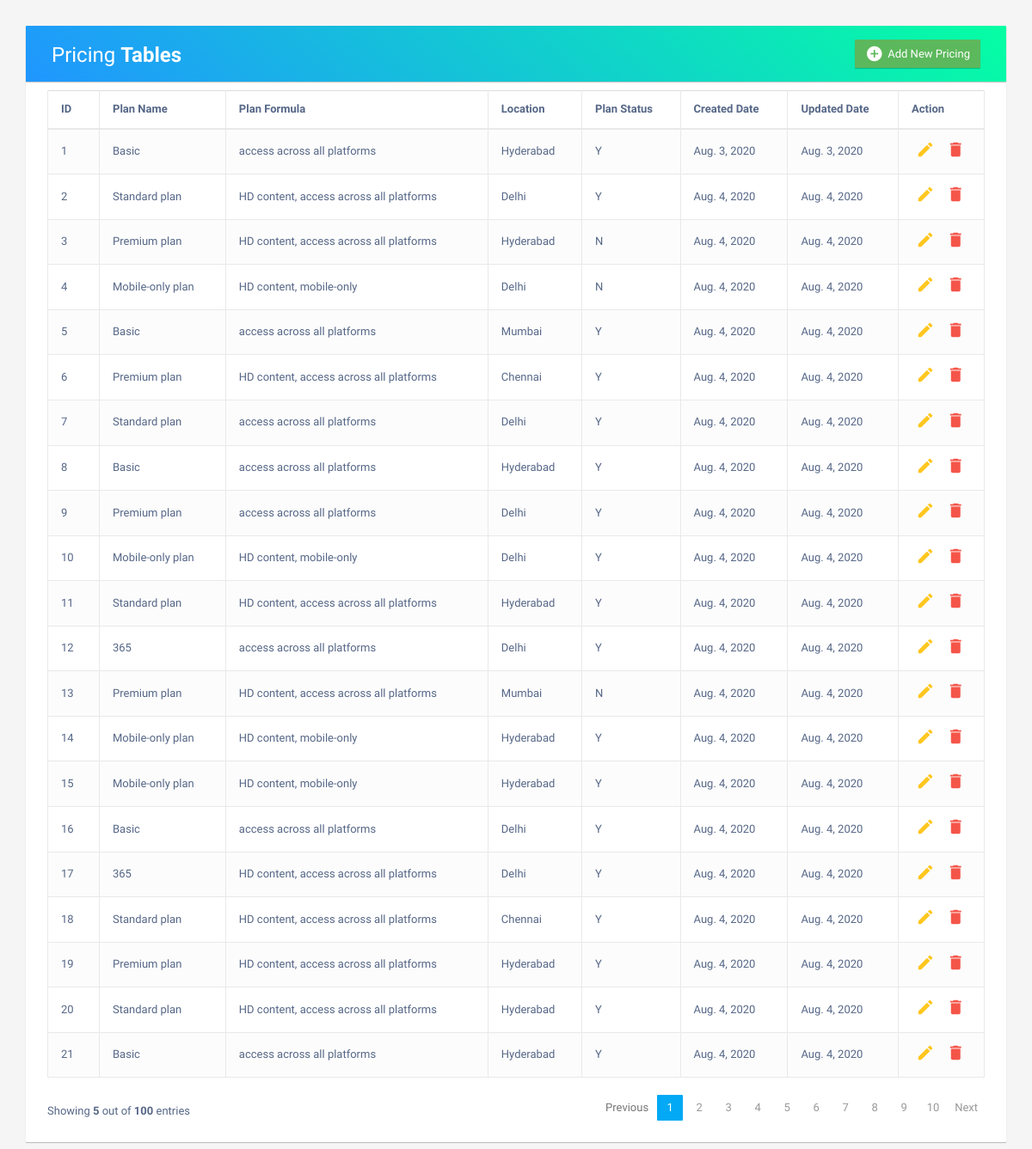
The page /dashboard/ on the database as committed earlier.
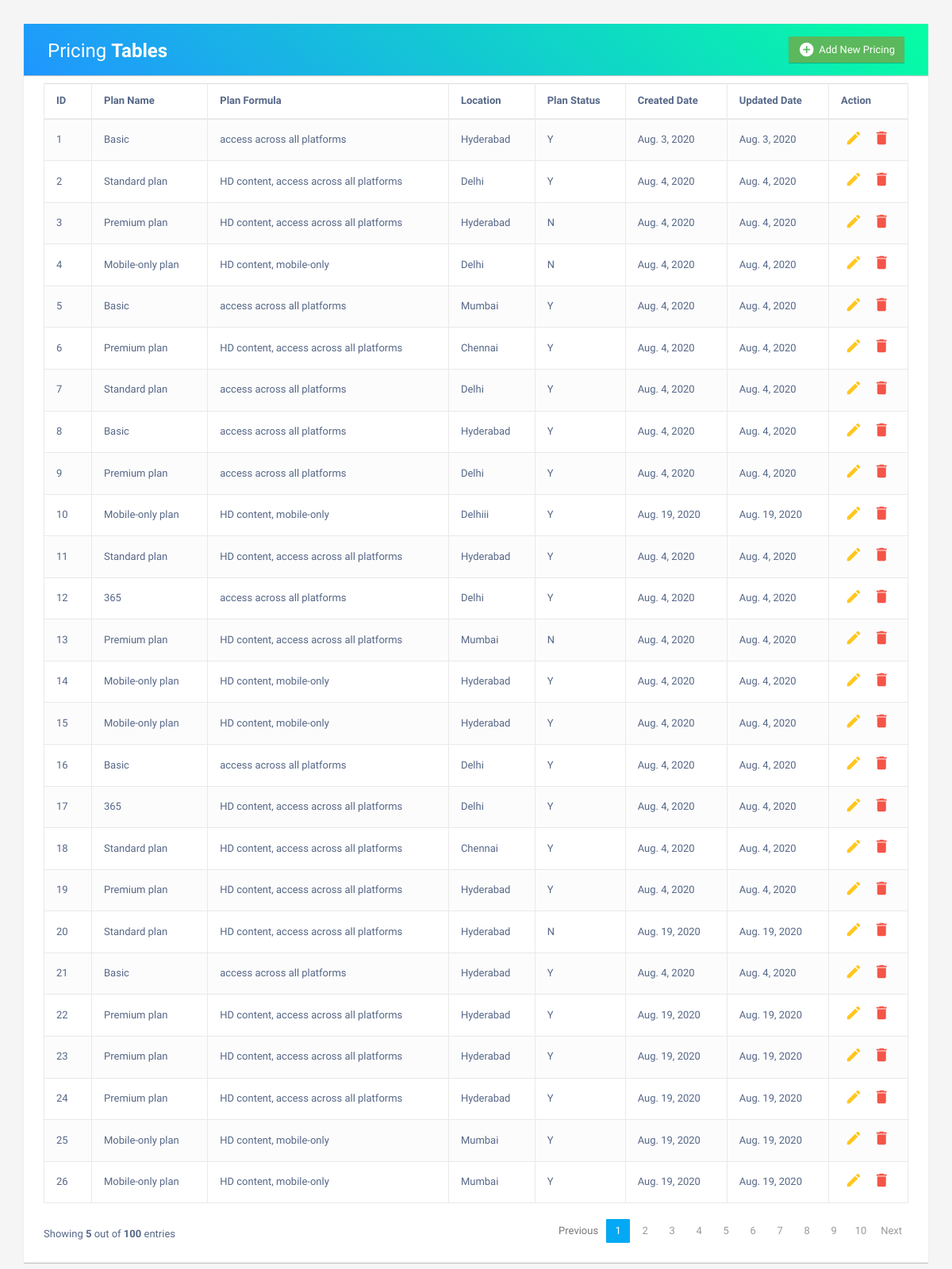
The same page on the database as committed later.
### priceapp/models.py (models this page shows, shortened)
class PricingPlan(models.Model):
    planname=models.CharField(max_length=45)
    description=models.CharField(max_length=45)
    planformula=models.CharField(max_length=45)
    location=models.CharField(max_length=45)
    planstatus=models.CharField(max_length=1)
    createdate=models.DateField(auto_now=True)
    updatedate=models.DateField(auto_now=True)

### priceapp/views.py (the view)
# urls.py: path('', views.index, name='index'),
def index(request):
    all_users=PricingPlan.objects.all()
    pricelist=PricingPlanOption.objects.all()
    price_list=[]
    context={'all_users':all_users,'price_list':price_list}
    return render(request,'priceapp/index.html',context)

### priceapp/templates/priceapp/index.html (shortened to what this page needs)
<!DOCTYPE html>
<html lang="en">
<head>
<link rel="stylesheet" href="https://maxcdn.bootstrapcdn.com/font-awesome/4.7.0/css/font-awesome.min.css">
<link rel="stylesheet" href="https://maxcdn.bootstrapcdn.com/bootstrap/3.3.7/css/bootstrap.min.css">
</head>
<body>
    <div class="container">
        <div class="table-wrapper">
            <div class="table-title">
                <div class="row">
                    <div class="col-sm-6">
      <h2>Pricing <b>Tables</b></h2>
     </div>
     <div class="col-sm-6">
      <a href="" data-href="new/" onclick="addmodel(this);" class="btn btn-success" data-toggle="modal"><i class="material-icons">&#xE147;</i> <span>Add New Pricing</span></a>
     </div>
                </div>
            </div>
            <table  class="table table-responsive-sm table-bordered table-striped">
              <thead>
                <tr>
                  <th>ID</th>
                  <th>Plan Name</th>
                  <th>Plan Formula</th>
                  <th>Location</th>
                  <th>Plan Status</th>
                  <th>Created Date</th>
                  <th>Updated Date</th>
                  <th>Action</th>
                </tr>
              </thead>
              <tbody  id="myTable">
                  {% for user in all_users%}
                <tr>
                    <td>{{user.id}}</td>
                    <td>{{user.planname}}</td>
                  <td>{{user.planformula}}</td>
                  <td>{{user.location}}</td>
                  <td>{{user.planstatus}}</td>
                  <td>{{user.createdate}}</td>
                  <td>{{user.updatedate}}</td>
                  <td>
                    <a href="" data-href="{{user.id}}/update" onclick="edit(this);" class="edit" data-toggle="modal"><i class="material-icons" data-toggle="tooltip" title="Edit">&#xE254;</i></a>
                    <a href="" data-href="{{user.id}}/delete" onclick="deletemodal(this);" class="delete" data-toggle="modal"><i class="material-icons" data-toggle="tooltip" title="Delete">&#xE872;</i></a>
                  </td>
                  {% endfor%}
                </tr>
              </tbody>
            </table>
   <div class="clearfix">
                <div class="hint-text">Showing <b>5</b> out of <b>100</b> entries</div>
                <ul class="pagination">
                    <li class="page-item disabled"><a href="#">Previous</a></li>
                    <li class="page-item active"><a href="#" class="page-link">1</a></li>
                    <li class="page-item"><a href="#" class="page-link">2</a></li>
                    <li class="page-item"><a href="#" class="page-link">3</a></li>
                    <li class="page-item"><a href="#" class="page-link">4</a></li>
                    <li class="page-item"><a href="#" class="page-link">5</a></li>
                    <li class="page-item"><a href="#" class="page-link">6</a></li>
                    <li class="page-item"><a href="#" class="page-link">7</a></li>
                    <li class="page-item"><a href="#" class="page-link">8</a></li>
                    <li class="page-item"><a href="#" class="page-link">9</a></li>
                    <li class="page-item"><a href="#" class="page-link">10</a></li>
                    <li class="page-item"><a href="#" class="page-link">Next</a></li>
                </ul>
            </div>
        </div>
    </div>
</body>
</html>

Rows that differ between the two databases and show on the page:
changed PricingPlan id 10: location "Delhi" → "Delhiii"; createdate "Aug. 4, 2020" → "Aug. 19, 2020"; updatedate "Aug. 4, 2020" → "Aug. 19, 2020"
changed PricingPlan id 20: planstatus "Y" → "N"; createdate "Aug. 4, 2020" → "Aug. 19, 2020"; updatedate "Aug. 4, 2020" → "Aug. 19, 2020"
added PricingPlan: id "22", planname "Premium plan", planformula "HD content, access across all platforms", location "Hyderabad", planstatus "Y", createdate "Aug. 19, 2020", updatedate "Aug. 19, 2020"
added PricingPlan: id "23", planname "Premium plan", planformula "HD content, access across all platforms", location "Hyderabad", planstatus "Y", createdate "Aug. 19, 2020", updatedate "Aug. 19, 2020"
added PricingPlan: id "24", planname "Premium plan", planformula "HD content, access across all platforms", location "Hyderabad", planstatus "Y", createdate "Aug. 19, 2020", updatedate "Aug. 19, 2020"
added PricingPlan: id "25", planname "Mobile-only plan", planformula "HD content, mobile-only", location "Mumbai", planstatus "Y", createdate "Aug. 19, 2020", updatedate "Aug. 19, 2020"
added PricingPlan: id "26", planname "Mobile-only plan", planformula "HD content, mobile-only", location "Mumbai", planstatus "Y", createdate "Aug. 19, 2020", updatedate "Aug. 19, 2020"
